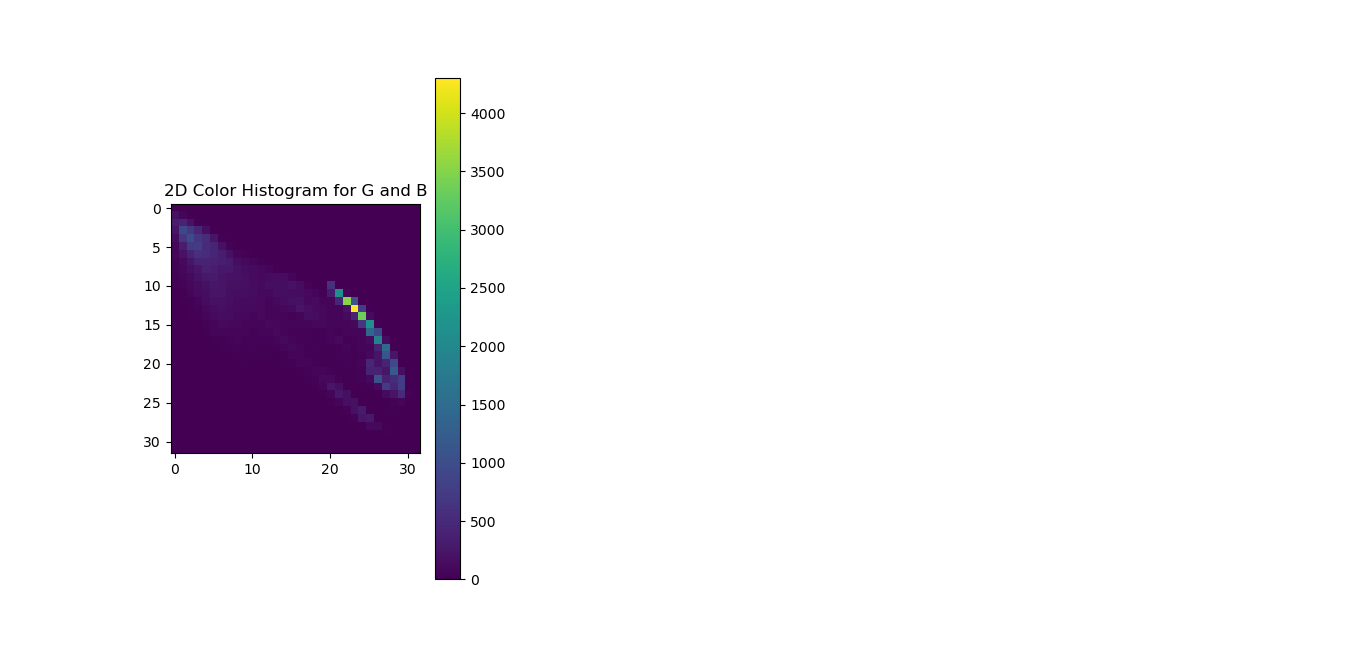
#> input picture imageProcessing/ColorHistogramGandB.png, 1366 x 651 px
$ python documentScanner.py --image ColorHistogramGandB.png
#> lines starting #> are read from the running program, lines starting #| are printed output that depends on the picture; after the words box and inside, x2 and y2 are one past the last pixel; in counts of white or black regions, pixels touching at a corner belong together
### imageProcessing/imageTransform.py
# -*- coding: utf-8 -*-
"""
Created on Wed Jun  9 13:26:35 2021

@author: Vineet.Srivastava
"""
# import the necessary packages
import numpy as np
import cv2
def order_points(pts):
	# initialzie a list of coordinates that will be ordered
	# such that the first entry in the list is the top-left,
	# the second entry is the top-right, the third is the
	# bottom-right, and the fourth is the bottom-left
	rect = np.zeros((4, 2), dtype = "float32")
	# the top-left point will have the smallest sum, whereas
	# the bottom-right point will have the largest sum
	s = pts.sum(axis = 1)
	rect[0] = pts[np.argmin(s)]
	rect[2] = pts[np.argmax(s)]
	# now, compute the difference between the points, the
	# top-right point will have the smallest difference,
	# whereas the bottom-left will have the largest difference
	diff = np.diff(pts, axis = 1)
	rect[1] = pts[np.argmin(diff)]
	rect[3] = pts[np.argmax(diff)]
	# return the ordered coordinates
	return rect

def four_point_transform(image, pts):
	# obtain a consistent order of the points and unpack them
	# individually
	rect = order_points(pts)
	(tl, tr, br, bl) = rect
	# compute the width of the new image, which will be the
	# maximum distance between bottom-right and bottom-left
	# x-coordiates or the top-right and top-left x-coordinates
	widthA = np.sqrt(((br[0] - bl[0]) ** 2) + ((br[1] - bl[1]) ** 2))
	widthB = np.sqrt(((tr[0] - tl[0]) ** 2) + ((tr[1] - tl[1]) ** 2))
	maxWidth = max(int(widthA), int(widthB))
	# compute the height of the new image, which will be the
	# maximum distance between the top-right and bottom-right
	# y-coordinates or the top-left and bottom-left y-coordinates
	heightA = np.sqrt(((tr[0] - br[0]) ** 2) + ((tr[1] - br[1]) ** 2))
	heightB = np.sqrt(((tl[0] - bl[0]) ** 2) + ((tl[1] - bl[1]) ** 2))
	maxHeight = max(int(heightA), int(heightB))
	# now that we have the dimensions of the new image, construct
	# the set of destination points to obtain a "birds eye view",
	# (i.e. top-down view) of the image, again specifying points
	# in the top-left, top-right, bottom-right, and bottom-left
	# order
	dst = np.array([
		[0, 0],
		[maxWidth - 1, 0],
		[maxWidth - 1, maxHeight - 1],
		[0, maxHeight - 1]], dtype = "float32")
	# compute the perspective transform matrix and then apply it
	M = cv2.getPerspectiveTransform(rect, dst)
	warped = cv2.warpPerspective(image, M, (maxWidth, maxHeight))
	# return the warped image
	return warped

### imageProcessing/documentScanner.py
# -*- coding: utf-8 -*-
"""
Created on Wed Jun  9 11:53:25 2021

@author: Vineet.Srivastava
Usage: python documentScanner.py -i images/doc.png
"""
from skimage.filters import threshold_local
from imageTransform import four_point_transform
import argparse
import imutils
import cv2

ap = argparse.ArgumentParser()
ap.add_argument("-i", "--image", required = True,
                help = "Path to Image file")
args = vars(ap.parse_args())

image = cv2.imread(args["image"])
#> image is the input picture: shape (651, 1366, 3); mean B, G, R 240.2, 234.9, 238.5
cv2.imshow("Original Image", image)

# Compute the ratio of old height to new height, make a copy and resize it
ratio = image.shape[0] / 500.0
#> ratio = 1.3
orig = image.copy()
image = imutils.resize(image, height = 500)
#> image: shape (500, 1049, 3)

# Convert the image to grayscale, blur it and find the edges
gray = cv2.cvtColor(image, cv2.COLOR_BGR2GRAY)
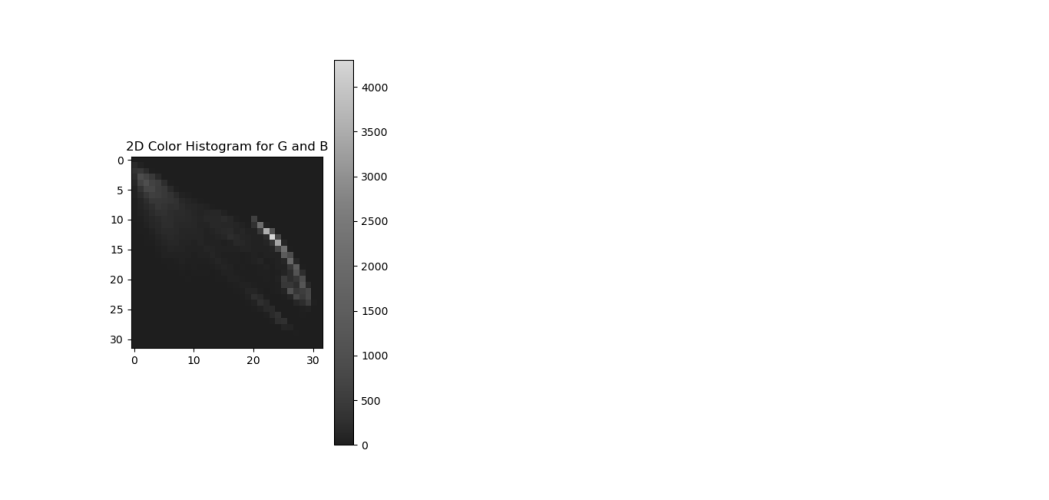
#> gray: shape (500, 1049); min 7, max 255, mean 236.6
cv2.GaussianBlur(gray, (5, 5), 0)
edged = cv2.Canny(gray, 75, 200)
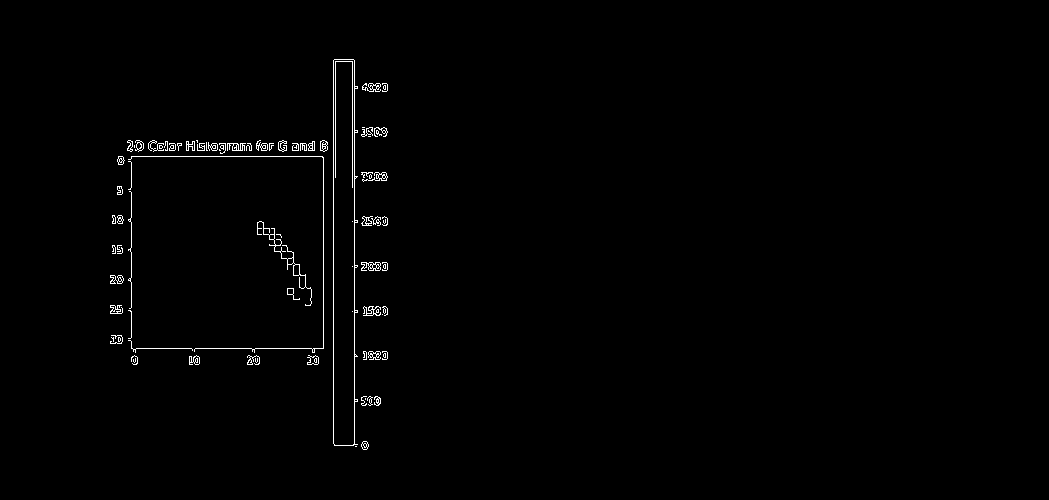
#> edged: shape (500, 1049); 0.86% white in thin lines or dots, all inside (x1, y1, x2, y2) = (110, 59, 388, 450)

# Show the edged image
cv2.imshow("EDGED", edged)
cv2.waitKey(0)
cv2.destroyAllWindows()

# Find the contours, sort them
cnts = cv2.findContours(edged.copy(), cv2.RETR_LIST, cv2.CHAIN_APPROX_SIMPLE)
#> cnts = 218 contours, 169 with area under 20; largest, box (x1, y1, x2, y2) and area: (333, 59, 358, 446) 8155, (333, 59, 355, 446) 8101, (257, 221, 312, 306) 140, (361, 262, 381, 271) 108, (307, 355, 319, 365) 70
cnts = imutils.grab_contours(cnts)
cnts = sorted(cnts, key = cv2.contourArea, reverse = True)[:5]
#> cnts = 5 contours; box (x1, y1, x2, y2) and area: (333, 59, 358, 446) 8155, (333, 59, 355, 446) 8101, (257, 221, 312, 306) 140, (361, 262, 381, 271) 108, (307, 355, 319, 365) 70

# Check whether we got the 4 edges for the rectangle
found = False
for c in cnts:
    peri = cv2.arcLength(c, True) # get the perimeter
    approx = cv2.approxPolyDP(c, 0.02*peri, True) # Approximate it to closed Rectangle

    if len(approx) == 4:
        screenCnt = approx
        found = True
        print("Found Document")
        break
#> this loop made 1 pass
#> (peri, screenCnt, found) on pass 1: (852.8, [[334, 59], [333, 443], [353, 445], [357, 86]], True)
#| Found Document

if found == True:
    cv2.drawContours(image, [screenCnt], -1, (0, 255, 0), 2)
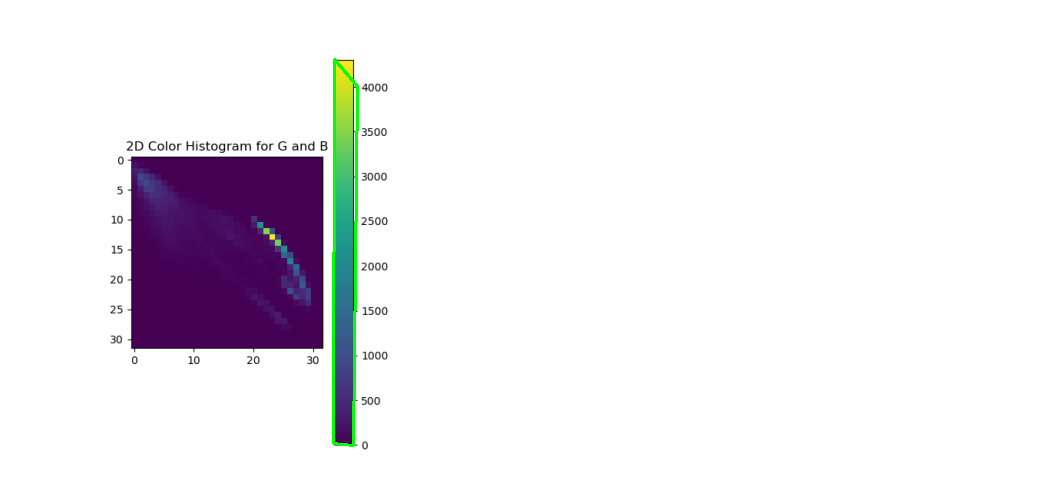
#> image: shape (500, 1049, 3); mean B, G, R 239.4, 235.3, 237.7
    cv2.imshow("OUTLINED", image)
else:
    cv2.imshow("NOT FOUND", image)
    print("Document not found")

# apply the four point transform to obtain a top-down
# view of the original image
print("screencnt:{}".format(screenCnt))
#| screencnt:[[[334  59]]
#|  [[333 443]]
#|  [[353 445]]
#|  [[357  86]]]
warped = four_point_transform(orig, screenCnt.reshape(4, 2) * ratio)
#> in order_points, `s = pts.sum(axis = 1)`: s = [511.7, 1010.4, 1039, 576.8]
#> in order_points, `diff = np.diff(pts, axis = 1)`: diff = [-358.1, 143.2, 119.8, -352.8]
#> in four_point_transform, `rect = order_points(pts)`: rect = [[434.9, 76.82], [434.9, 76.82], [459.6, 579.4], [433.6, 576.8]]
#> in four_point_transform, `(tl, tr, br, bl) = rect`: tl = [434.9, 76.82]; br = [459.6, 579.4]; bl = [433.6, 576.8]
#> in four_point_transform, `widthA = np.sqrt(((br[0] - bl[0]) ** 2) + ((br[1] - bl[1]) ** 2))`: widthA = 26.17
#> in four_point_transform, `widthB = np.sqrt(((tr[0] - tl[0]) ** 2) + ((tr[1] - tl[1]) ** 2))`: widthB = 0
#> in four_point_transform, `maxWidth = max(int(widthA), int(widthB))`: maxWidth = 26
#> in four_point_transform, `heightA = np.sqrt(((tr[0] - br[0]) ** 2) + ((tr[1] - br[1]) ** 2))`: heightA = 503.2
#> in four_point_transform, `heightB = np.sqrt(((tl[0] - bl[0]) ** 2) + ((tl[1] - bl[1]) ** 2))`: heightB = 500
#> in four_point_transform, `maxHeight = max(int(heightA), int(heightB))`: maxHeight = 503
#> in four_point_transform, `dst = np.array([ [0, 0], [maxWidth - 1, 0], [maxWidth - 1, maxHeight -..`: dst = [[0, 0], [25, 0], [25, 502], [0, 502]]
#> in four_point_transform, `M = cv2.getPerspectiveTransform(rect, dst)`: M = [[0.00204, 5.31e-06, -0.888], [-0.00145, 0.00219, 0.461], [-2.88e-06, 4.37e-06, 0.000918]]

# convert the warped image to grayscale, then threshold it
# to give it that 'black and white' paper effect
warped = cv2.cvtColor(warped, cv2.COLOR_BGR2GRAY)
#> warped: shape (503, 26)
T = threshold_local(warped, 11, offset = 10, method = "gaussian")
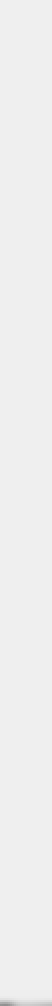
#> T: shape (503, 26) float64 (shown 2 times larger); min 145.3, max 239, mean 238.8
warped = (warped > T).astype("uint8") * 255
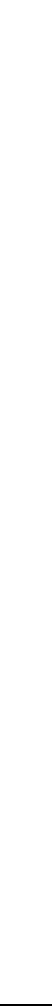
#> warped: shape (503, 26) (shown 2 times larger); 99.8% white; black in thin lines or dots, all inside (x1, y1, x2, y2) = (0, 502, 26, 503)

# show the original and scanned images
print("STEP 3: Apply perspective transform")
cv2.imshow("Original", imutils.resize(orig, height = 650))
cv2.imshow("Scanned", imutils.resize(warped, height = 650))
cv2.waitKey(0)

cv2.waitKey(0)

$ run again, on imageProcessing/colorHistogramBandR.png
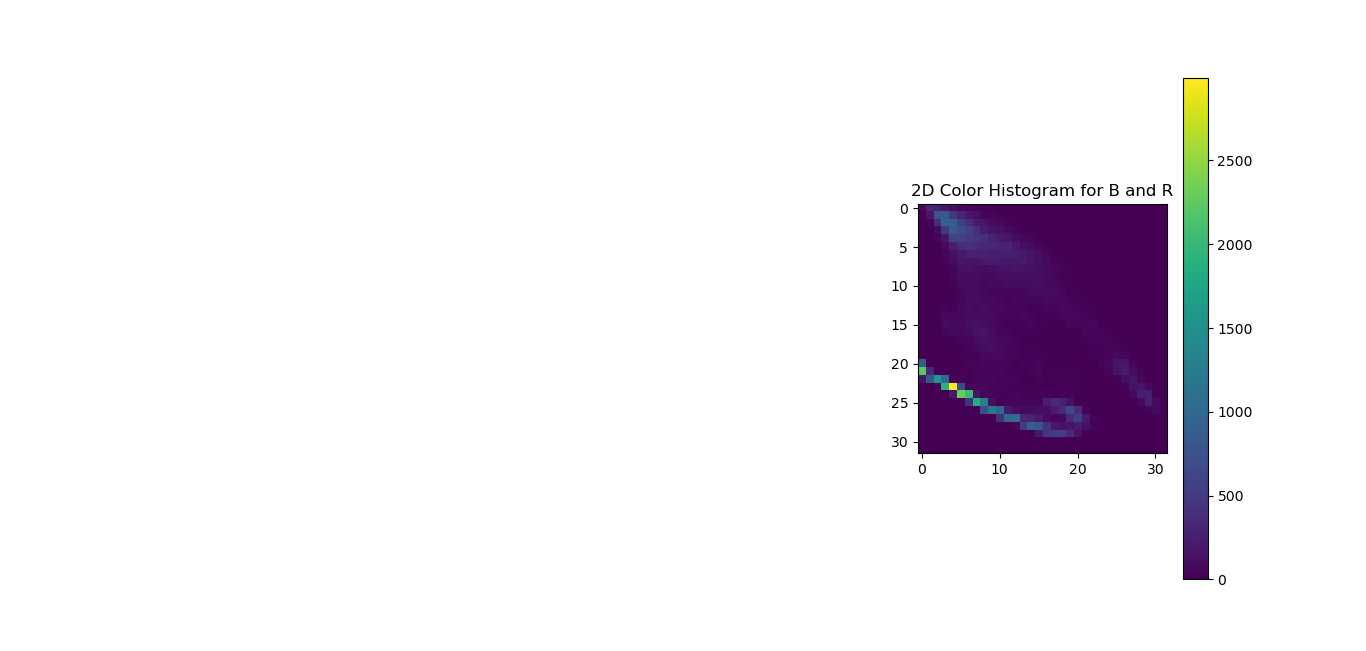
#> input picture imageProcessing/colorHistogramBandR.png, 1366 x 651 px
#> image is the input picture: shape (651, 1366, 3); mean B, G, R 240.4, 235.2, 238.6
#> `edged = cv2.Canny(gray, 75, 200)`:
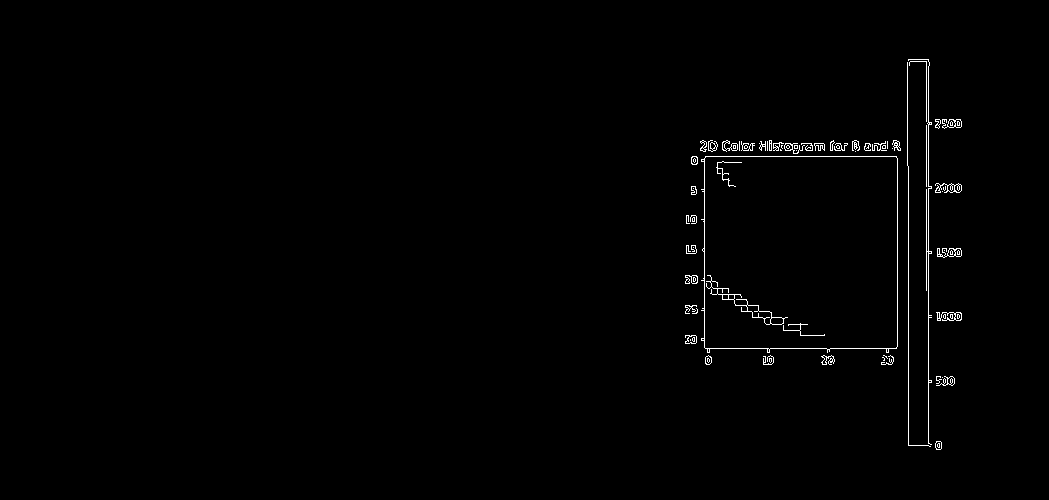
#> edged: shape (500, 1049); 0.82% white in thin lines or dots, all inside (x1, y1, x2, y2) = (685, 59, 962, 450)
#> `cnts = cv2.findContours(edged.copy(), cv2.RETR_LIST, cv2.CHAIN_APPROX_..`: cnts = 182 contours, 131 with area under 20; largest, box (x1, y1, x2, y2) and area: (701, 156, 898, 353) 37110, (704, 156, 898, 350) 37054, (706, 275, 788, 325) 379, (746, 304, 772, 325) 221, (935, 183, 962, 193) 124
#> `cnts = sorted(cnts, key = cv2.contourArea, reverse = True)[:5]`: cnts = 5 contours; box (x1, y1, x2, y2) and area: (701, 156, 898, 353) 37110, (704, 156, 898, 350) 37054, (706, 275, 788, 325) 379, (746, 304, 772, 325) 221, (935, 183, 962, 193) 124
#> the loop `for c in cnts:` made 1 pass
#> (peri, screenCnt, found) on pass 1: (835.7, [[701, 159], [707, 352], [896, 348], [896, 156]], True)
#> (printed output is left out)
#| screencnt:[[[701 159]]
#|  [[707 352]]
#|  [[896 348]]
#|  [[896 156]]]
#> s = [1119.7, 1378.8, 1619.7, 1369.7]
#> diff = [-705.7, -462.2, -713.5, -963.5]
#> rect = [[912.7, 207], [1166.6, 203.1], [1166.6, 453.1], [920.5, 458.3]]
#> tl = [912.7, 207]; tr = [1166.6, 203.1]; br = [1166.6, 453.1]; bl = [920.5, 458.3]
#> widthA = 246.1
#> widthB = 253.9
#> maxWidth = 253
#> heightA = 250
#> heightB = 251.4
#> maxHeight = 251
#> dst = [[0, 0], [252, 0], [252, 250], [0, 250]]
#> M = [[0.941, -0.0293, -853], [0.0142, 0.92, -203.3], [-2.37e-05, -0.000116, 1]]
#> `cv2.imshow("Scanned", imutils.resize(warped, height = 650))`:
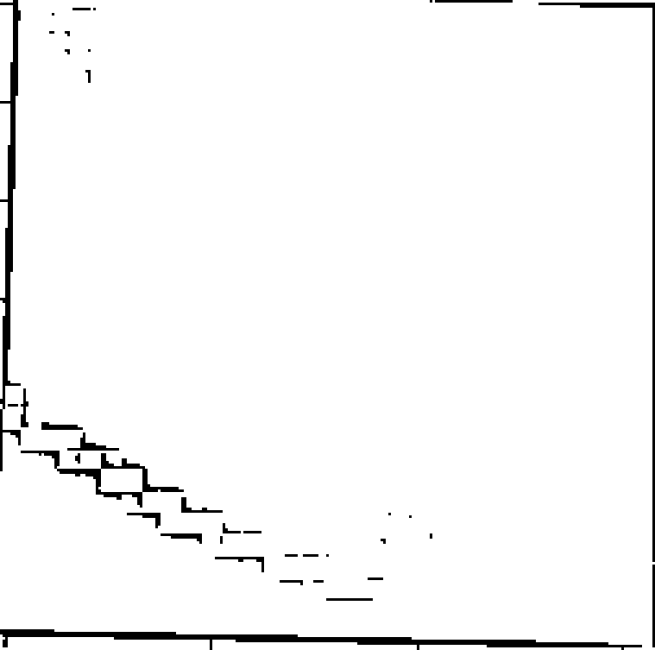
#> window 'Scanned': shape (650, 655); min 0, max 255, mean 247.3
